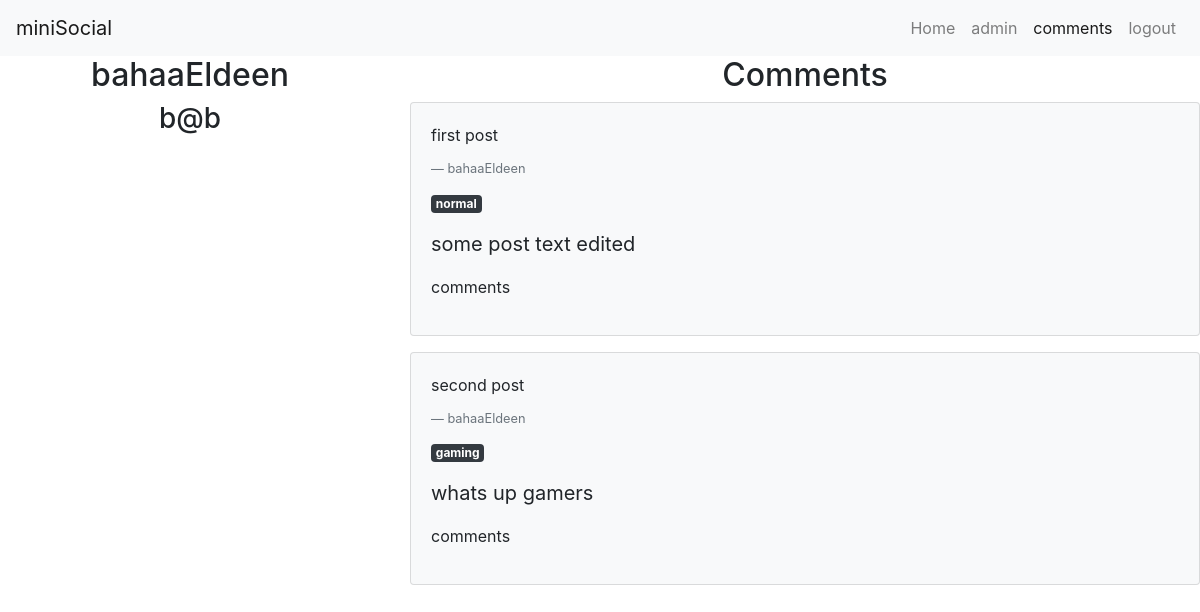
Page /comments/ (signed in) on the earlier database version.
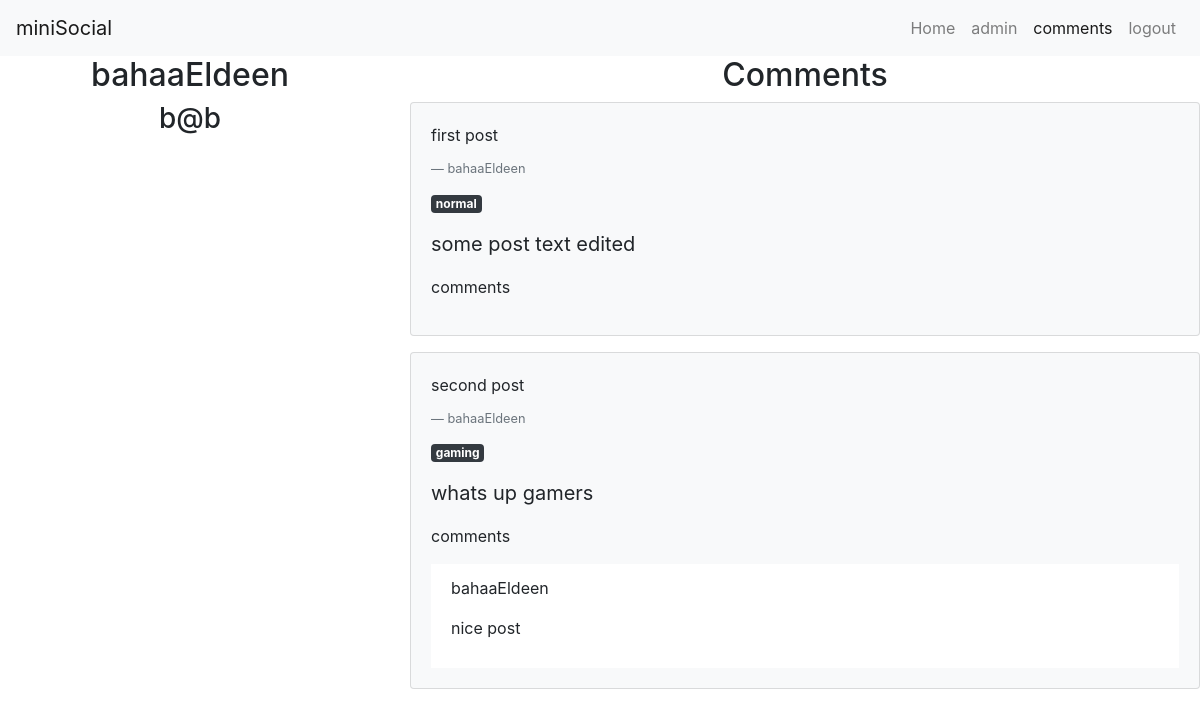
Same page on the later database version.
### social/models.py (models this page shows, shortened)
class Post(models.Model):
    user = models.ForeignKey(User,on_delete=models.CASCADE)
    text = models.CharField(max_length = 500)
    genre = models.CharField(max_length=20)
    header = models.CharField(max_length=50)

class Comment(models.Model):
    user = models.ForeignKey(User,on_delete=models.CASCADE)
    post = models.ForeignKey(Post,on_delete=models.CASCADE)
    text = models.CharField(max_length = 500)

### social/views.py (the view)
# urls.py: path('comments/',views.comments,name="comments"),
def comments(request):
    if not request.user.is_authenticated:
        return redirect('login')
    posts = getUserPost(request.user)
    return render(request,'comments.html',{'user':request.user,'posts':posts})

### social/views.py (called while the page is built)
def getUserPost(user):
    posts = Post.objects.filter(user=user)
    data = []
    for post in posts:
        comments = getPostComments(post)
        data.append((post,comments))
    return data

def getPostComments(post):
    comments = Comment.objects.filter(post=post)
    return comments

### templates/comments.html (shortened to what this page needs)
<link rel="stylesheet" href="https://stackpath.bootstrapcdn.com/bootstrap/4.5.0/css/bootstrap.min.css">
<nav class="navbar navbar-expand-lg navbar-light bg-light">
    <a class="navbar-brand" href="/">miniSocial</a>
    <div class="collapse navbar-collapse" id="navbarSupportedContent">
      <ul class="navbar-nav ml-auto">
        <li class="nav-item ">
          <a class="nav-link" href="/">Home</a>
        </li>
        <li class="nav-item ">
            <a class="nav-link"href="/posts/">admin</a>
          </li>
          <li class="nav-item active">
            <a class="nav-link"href="/comments/">comments</a>
          </li>
        <li class="nav-item">
            <a class="nav-link"href="/logout/">logout</a>
          </li>
        </ul>
    </div>
  </nav>
<div class="row">
    <div class="col-md-4 text-center">
       <h2>  {{user.email}} </h2>
       <h3>  {{user.username}} </h3>
    </div>
    <div class="col-md-8">
        <h2 class="text-center">Comments</h2>
        {% for data in posts %}
        <div class="card bg-light mb-3">
            <div class="card-body">
                <p class="card-title">{{ data.0.header }}</p>
                <p class="blockquote-footer">{{ data.0.user.email }}</p>
                <p class="badge badge-dark">{{ data.0.genre }}</p>
                <p class="blockquote">{{ data.0.text }}</p>
                <p>comments</p>
                <ul class="list-group list-group-flush">
                    {% for comment in data.1 %}
                    <li  class="list-group-item">
                        <p>{{comment.user.email}}</p>
                        <p>{{ comment.text }}</p>
                    </li>
                    {% endfor %}
                </ul>
            </div>
        </div>
        {% endfor %}
    </div>
</div>

Differences in the rows shown:
added Comment: user.email "bahaaEldeen", text "nice post", shown under Post "whats up gamers"
